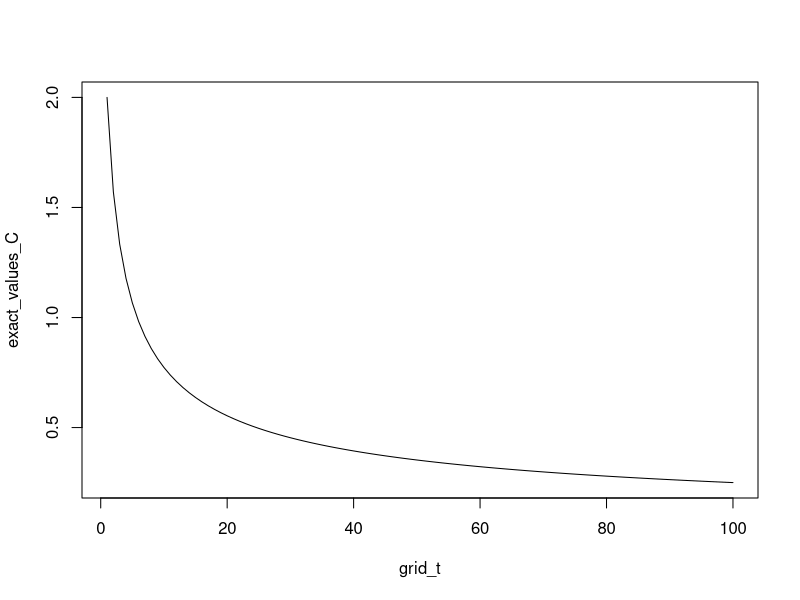
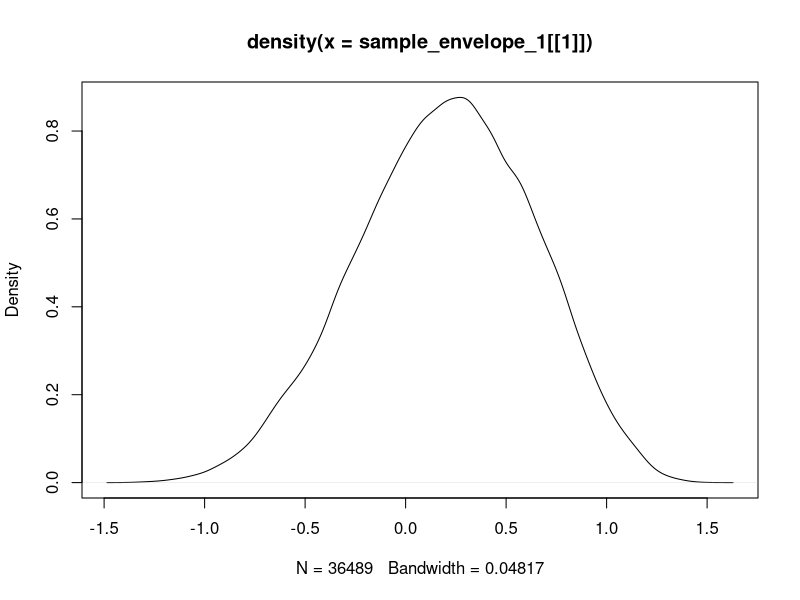
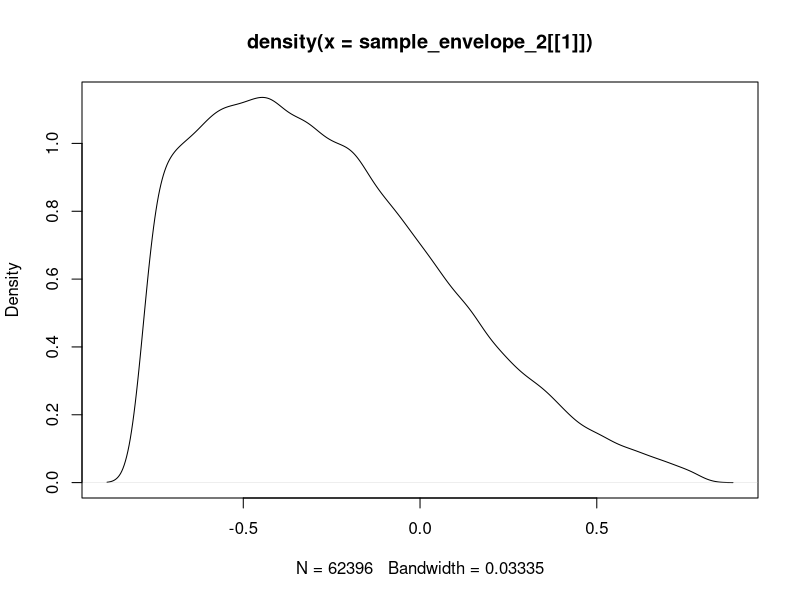
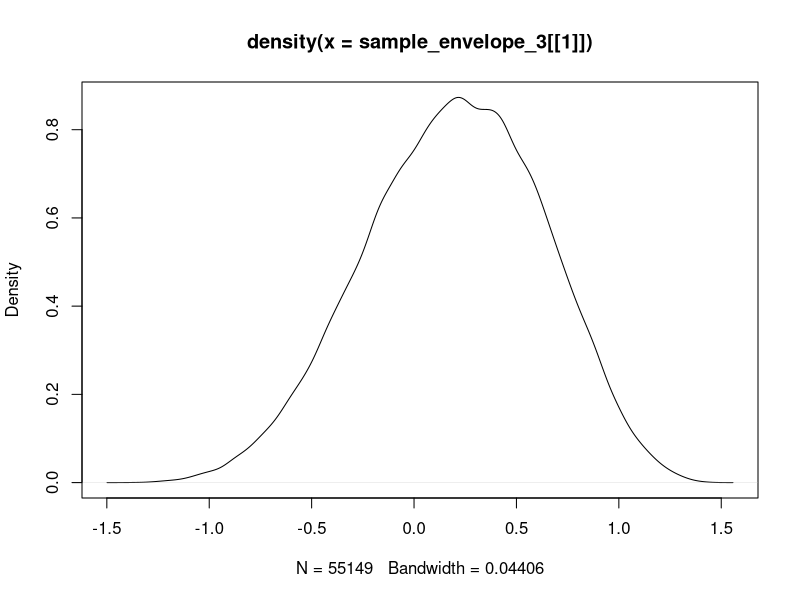
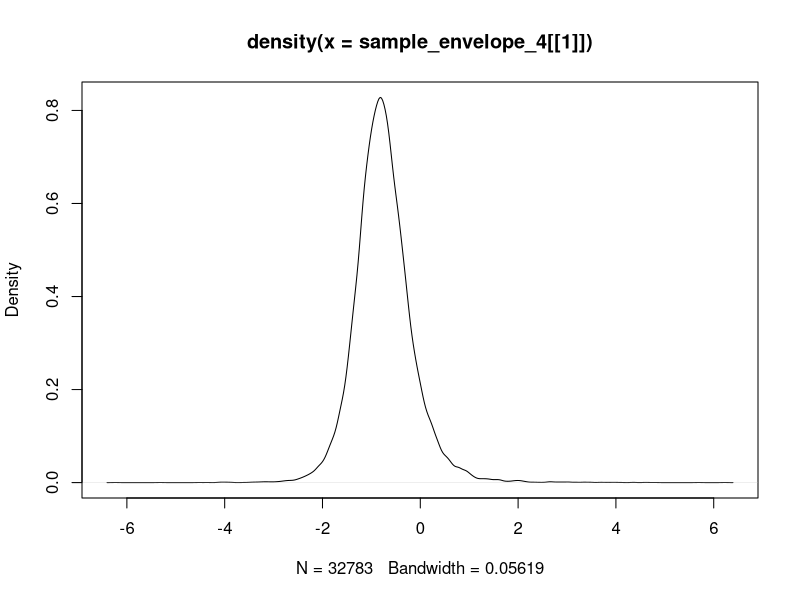
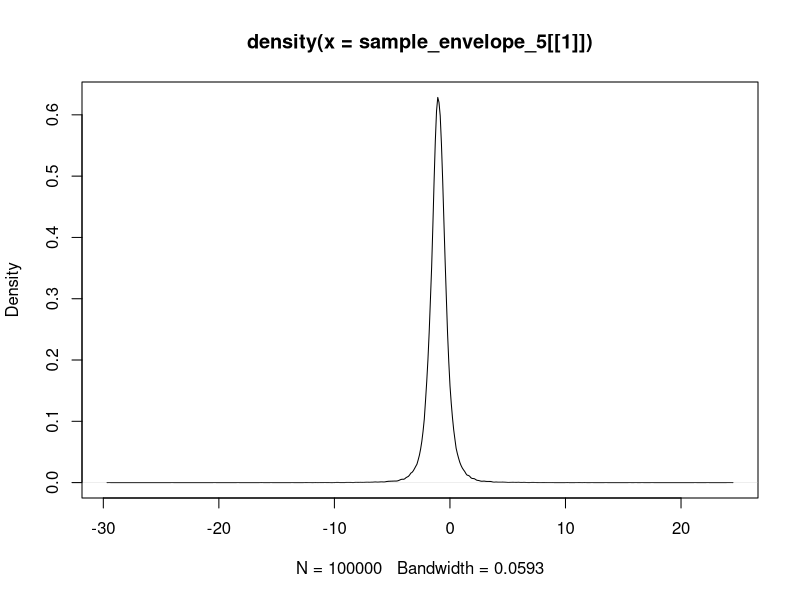

R code for these plots, in order:
## ---- chunk 1
knitr::opts_chunk$set(echo = TRUE)
## ---- chunk 2
grid_t <- 1:100

exact_formula_C <- function(t){
  (sqrt(pi) * gamma((t + 1)/2))/gamma(t/2 + 1)
}

exact_values_C <- exact_formula_C(grid_t)
plot(grid_t, exact_values_C, type = 'l')
## ---- chunk 3
n <- 10^6
## ---- chunk 4
t <- 1
u <- runif(n)
sample <- u^t*1/(cos(asin(u)))+(cos(asin(u)))^(t-1)
  
EstIntegral <- mean(sample)
  
Diff <- exact_formula_C(t) - EstIntegral
Std_Error <- sd(sample)/sqrt(n)

rbind(EstIntegral, Diff, Std_Error)
## ---- chunk 5
EstIntegral_1 <- numeric(length(grid_t))
Diff_1 <- numeric(length(grid_t))
Std_Error_1 <- numeric(length(grid_t))

for (t in grid_t){
  u <- runif(n)
  sample <- u^t*1/(cos(asin(u)))+(cos(asin(u)))^(t-1)
  
  EstIntegral_1[t] <- mean(sample)
  
  Diff_1[t] <- exact_formula_C(t) - EstIntegral_1[t]
  Std_Error_1[t] <- sd(sample)/sqrt(n)
}

rbind(mean_diff_1 = mean(Diff_1), mean_SE_1 = mean(Std_Error_1))
## ---- chunk 6
t <- 1
u <- runif(n)
sample <- (sin(acos(u)))^{t-1} + u^t*(sin(acos(u)))^{-1}
  
EstIntegral <- mean(sample)
  
Diff <- exact_formula_C(t) - EstIntegral
Std_Error <- sd(sample)/sqrt(n)

rbind(EstIntegral, Diff, Std_Error)
## ---- chunk 7
EstIntegral_4 <- numeric(length(grid_t))
Diff_4 <- numeric(length(grid_t))
Std_Error_4 <- numeric(length(grid_t))

for (t in grid_t){
  u <- runif(n)
  sample <- (sin(acos(u)))^{t-1} + u^t*(sin(acos(u)))^{-1}
  
  EstIntegral_4[t] <- mean(sample)
  
  Diff_4[t] <- exact_formula_C(t) - EstIntegral_4[t]
  Std_Error_4[t] <- sd(sample)/sqrt(n)
}

rbind(mean_diff_4 = mean(Diff_4), mean_SE_4 = mean(Std_Error_4))
## ---- chunk 8
t <- 1
u <- runif(n)
sample <- ((sin(pi/2*u))^t + (cos(pi/2*u))^t) * pi/2
  
EstIntegral <- mean(sample)
  
Diff <- exact_formula_C(t) - EstIntegral
Std_Error <- sd(sample)/sqrt(n)

rbind(EstIntegral, Diff, Std_Error)
## ---- chunk 9
EstIntegral_4 <- numeric(length(grid_t))
Diff_4 <- numeric(length(grid_t))
Std_Error_4 <- numeric(length(grid_t))

for (t in grid_t){
  u <- runif(n)
  sample <- ((sin(pi/2*u))^t + (cos(pi/2*u))^t) * pi/2
  
  EstIntegral_4[t] <- mean(sample)
  
  Diff_4[t] <- exact_formula_C(t) - EstIntegral_4[t]
  Std_Error_4[t] <- sd(sample)/sqrt(n)
}

rbind(mean_diff_4 = mean(Diff_4), mean_SE_4 = mean(Std_Error_4))
## ---- chunk 10
t<-1
u <- runif(n)
samplex <- ((sin(pi/2*u))^t + (cos(pi/2*u))^t) * pi/2
sampley <- ((sin(pi/2*(1-u)))^t + (cos(pi/2*(1-u)))^t) * pi/2

mu_antithetic<-mean((samplex+sampley)/2)
Diff <- exact_formula_C(t)-mu_antithetic

SE_antithetic<-sd(0.5*(samplex+sampley)/sqrt(n))
cbind(mu_antithetic, Diff, SE_antithetic)
## ---- chunk 11
f <- function(x, y) {
  r <- sqrt(x^2 + y^2)
  ifelse(r == 0, 1, sin(r) / r)  # Handle the removable singularity at (0,0)
}

result <- integrate(function(y) {
  sapply(y, function(yi) {
    integrate(function(x) f(x, yi), -1, 1)$value
  })
}, -1, 1)

# Print the result
true_integral <- result$value
true_integral
## ---- chunk 12
# install.packages('pracma')
library(pracma)

f <- function(x, y) {
  r <- sqrt(x^2 + y^2)
  ifelse(r == 0, 1, sin(r) / r) 
}

dblquad(f, -1, 1, -1, 1)
## ---- chunk 13
n <- 10^5
x <- runif(n)
y <- runif(n)
sample <- 4 * sin(sqrt(x^2 + y^2))/sqrt(x^2 + y^2)

EstIntegral <- mean(sample)
Diff <- true_integral - EstIntegral
Std_Error <- sd(sample)/sqrt(n)

rbind(EstIntegral, Diff, Std_Error)
## ---- chunk 14
m_list <- c(2, 10)
nu_list <- c(-1, 1)
lambda_list <- c(-1, 1)
alpha_list <- c(1, 10)

groups <- expand.grid(m_list, nu_list, lambda_list, alpha_list)

m <- groups$Var1
nu <- groups$Var2
lambda <- groups$Var3
alpha <- groups$Var4

# convert rows to list of vectors
group_list <- split(as.matrix(groups), LETTERS[1:nrow(groups)])
group_list
## ---- chunk 15
# m <- 2
# nu <- -1
# lambda <- -1
# alpha <- 1
## ---- chunk 16
theoretical_mean <- lambda - alpha*nu/(2*(m - 1))
theoretical_var <- alpha^2/(2*m - 3) * (1 + nu^2/(4*(m - 1)^2))
## ---- chunk 17
Q2_summary <- data.frame(m, nu, lambda, alpha, theoretical_mean, theoretical_var)
## ---- chunk 18
# Generate Y
n <- 10^5
Y <- runif(n) * pi - pi/2
## ---- chunk 19
# Generate the sample using AR
U <- runif(n)

sample_envelope_1 <- lapply(1:16, function(i) {
  m <- m[i]
  nu <- nu[i]
  
  temp <- atan(-nu / (2 * m))
  accepted_Y <- Y[U < 
    (cos(Y))^(2 * m) * exp(-nu * Y) / (cos(temp)^(2 * m) * exp(-nu * temp))]
})

plot(density(sample_envelope_1[[1]]), type = 'l')
## ---- chunk 20
# Produce X, and check mean and variance
X_envelope_1 <- lapply(1:16, function(i){tan(sample_envelope_1[[i]]) * alpha[i] + lambda[i]})
# X_envelope_1[[1]][1:10]
# sample_envelope_1[[1]][1:10]

envelop_1_empirical_mean <- unlist(lapply(1:16, function(i) mean(X_envelope_1[[i]])))
envelop_1_empirical_var <- unlist(lapply(1:16, function(i) var(X_envelope_1[[i]])))
## ---- chunk 21
# empirical rate of acceptance
envelope_1_empirical_acceptance <- unlist(lapply(1:16, function(i) length(sample_envelope_1[[i]])/10^5))
## ---- chunk 22
# add the results to the summary
library(tidyverse)
Q2_summary <- Q2_summary %>% 
  mutate(envelop_1_empirical_mean, envelop_1_empirical_var, envelope_1_empirical_acceptance)

Q2_summary
## ---- chunk 23
# Generate Y
n <- 10^5
U <- runif(n)

Y <- lapply(1:16, function(i){-0.5*log(U*(exp(-pi/2 * nu[i]) - exp(pi/2 * nu[i])) + exp(pi/2 * nu[i]))})
## ---- chunk 24
# Generate the sample using AR
U <- runif(n)

sample_envelope_2 <- lapply(1:16, function(i){
  Y[[i]][U < (cos(Y[[i]]))^{2*m[i]}]
})

plot(density(sample_envelope_2[[1]]), type = 'l')
## ---- chunk 25
# Produce X, and check mean and variance
X_envelope_2 <- lapply(1:16, function(i) tan(sample_envelope_2[[i]]) * alpha[i] + lambda[i])

envelop_2_empirical_mean <- unlist(lapply(1:16, function(i) mean(X_envelope_2[[i]])))
envelop_2_empirical_var <- unlist(lapply(1:16, function(i) var(X_envelope_2[[i]])))
## ---- chunk 26
# empirical rate of acceptance
envelope_2_empirical_acceptance <- unlist(lapply(1:16, function(i) length(sample_envelope_2[[i]])/10^5))
## ---- chunk 27
# update Q2_summary
Q2_summary <- Q2_summary %>% 
  mutate(envelop_2_empirical_mean, envelop_2_empirical_var, envelope_2_empirical_acceptance)

Q2_summary
## ---- chunk 28
# Generate Y
n <- 10^5
U <- runif(n)

Y <- asin(2*U-1)
## ---- chunk 29
# Generate the sample using AR
U <- runif(n)

temp <- atan(-nu/(2*m-1))

sample_envelope_3 <- lapply(1:16, function(i){
  temp <- temp[i]
  m <- m[i]
  nu <- nu[i]
  
  Y[U < (cos(Y)^{2*m-1}*exp(-nu*Y))/(cos(temp)^{2*m-1}*exp(-nu*temp))]
})

plot(density(sample_envelope_3[[1]]), type = 'l')
## ---- chunk 30
# Produce X, and check mean and variance
X_envelope_3 <- lapply(1:16, function(i) tan(sample_envelope_3[[i]]) * alpha[i] + lambda[i])

envelop_3_empirical_mean <- unlist(lapply(1:16, function(i) mean(X_envelope_3[[i]])))
envelop_3_empirical_var <- unlist(lapply(1:16, function(i) var(X_envelope_3[[i]])))
## ---- chunk 31
# empirical rate of acceptance
envelope_3_empirical_acceptance <- unlist(lapply(1:16, function(i) length(sample_envelope_3[[i]])/10^5))
## ---- chunk 32
# update Q2_summary
Q2_summary <- Q2_summary %>% 
  mutate(envelop_3_empirical_mean, envelop_3_empirical_var, envelope_3_empirical_acceptance)
## ---- chunk 33
# Generate Y
n <- 10^5
Y <- lapply(1:16, function(i) alpha[i] * tan(pi*runif(n) - pi/2) + lambda[i])
## ---- chunk 34
# Generate the sample using AR
U <- runif(n)

temp_1 <- lapply(1:16, function(i) (Y[[i]] - lambda[i])/alpha[i])
temp_2 <- nu/(2*(1 - m))

sample_envelope_4 <- lapply(1:16, function(i){
  Y <- Y[[i]]
  temp_1 <- temp_1[[i]]
  temp_2 <- temp_2[i]
  nu <- nu[i]
  m <- m[i]
  
  Y[U < ((1 + temp_1^2)^{-m} * exp(-nu * atan(temp_1)))/((1 + temp_2^2)^{1-m} * exp(-nu*atan(temp_2)))]
})

summary(sample_envelope_4)

plot(density(sample_envelope_4[[1]]), type = 'l')
## ---- chunk 35
# Produce X, and check mean and variance
X_envelope_4 <- sample_envelope_4

envelop_4_empirical_mean <- unlist(lapply(1:16, function(i) mean(X_envelope_4[[i]])))
envelop_4_empirical_var <- unlist(lapply(1:16, function(i) var(X_envelope_4[[i]])))
## ---- chunk 36
# empirical rate of acceptance
envelope_4_empirical_acceptance <- unlist(lapply(1:16, function(i) length(sample_envelope_4[[i]])/10^5))
## ---- chunk 37
# update summary_Q2
Q2_summary <- Q2_summary %>% 
  mutate(envelop_4_empirical_mean, envelop_4_empirical_var, envelope_4_empirical_acceptance)

colnames(Q2_summary)
## ---- chunk 38
# Generate Y
n <- 10^5
k <- 2*m - 1

Y <- lapply(1:16, function(i){
  rt(n, df = k[i]) * alpha[i]/sqrt(k[i]) + lambda[i]
})
## ---- chunk 39
# Generate the sample using AR
U <- runif(n)

sample_envelope_5 <- lapply(1:16, function(i){
  Y <- Y[[i]]
  nu <- nu[i]
  lambda <- lambda[i]
  alpha <- alpha[i]
  
  Y[U < exp(-nu*atan((Y - lambda)/alpha) - nu*pi/2)]
})

plot(density(sample_envelope_5[[1]]), type = 'l')
## ---- chunk 40
# Check mean and variance
X_envelope_5 <- sample_envelope_5

envelop_5_empirical_mean <- unlist(lapply(1:16, function(i) mean(X_envelope_5[[i]])))
envelop_5_empirical_var <- unlist(lapply(1:16, function(i) var(X_envelope_5[[i]])))
## ---- chunk 41
# empirical rate of acceptance
envelope_5_empirical_acceptance <- unlist(lapply(1:16, function(i) length(sample_envelope_5[[i]])/10^5))
## ---- chunk 42
# update summary_Q2
Q2_summary <- Q2_summary %>% 
  mutate(envelop_5_empirical_mean, envelop_5_empirical_var, envelope_5_empirical_acceptance)
## ---- chunk 43
write.csv(Q2_summary, 'Q2_summary.csv', row.names = F)
